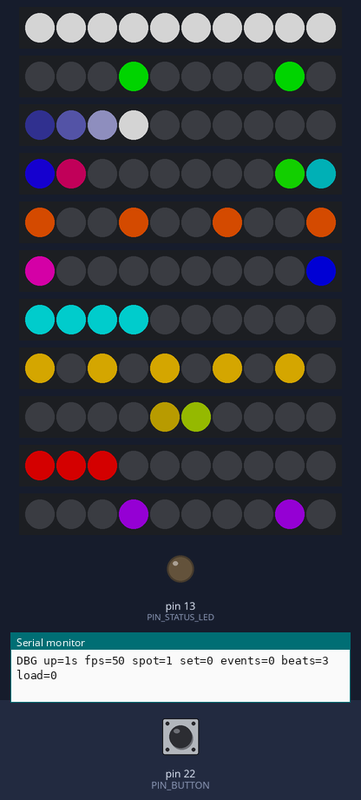
Simulated run of this sketch. Board: Arduino Mega 2560, built with avr-gcc and run on an emulated ATmega2560. Shown: 11 × 10 RGB LEDs in strip order, left to right, output pins drawn as LEDs (lit = HIGH), the last lines printed to the serial monitor. The inputs (shaded band) are chosen by the test bench; at power-on: pin 22 (PIN_BUTTON) HIGH. Dim RGB values are drawn brighter than linear.

Above: at 1.2 s.
1.3 s: pin 22 (PIN_BUTTON) pulled LOW for 0.15 s
At 1.48 s:
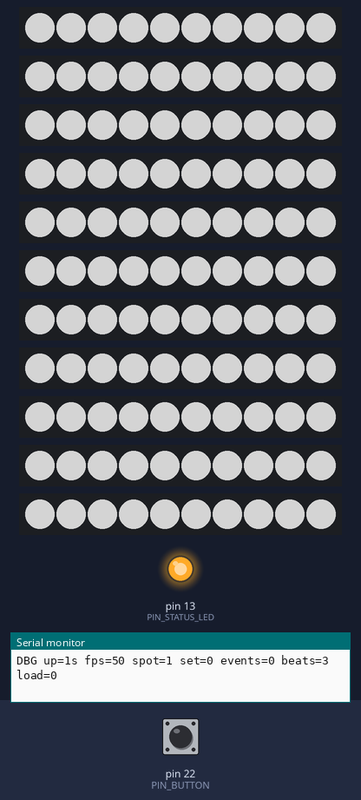
2.0 s: pin 22 (PIN_BUTTON) pulled LOW for 1 s
At 3.43 s:
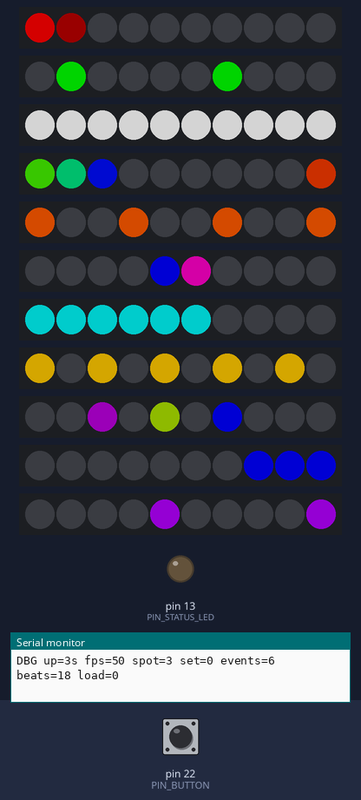
3.6 s: pin 22 (PIN_BUTTON) pulled LOW for 0.15 s
At 4.19 s:
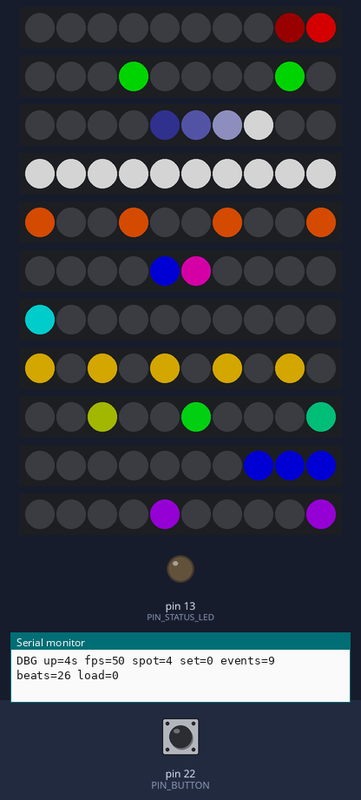
4.3 s: pin 22 (PIN_BUTTON) pulled LOW for 3.2 s
At 7.94 s:
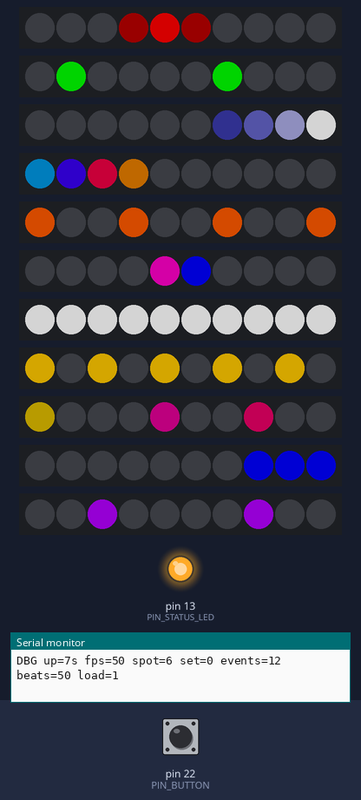
8.1 s: pin 22 (PIN_BUTTON) pulled LOW for 0.15 s
At 8.61 s:
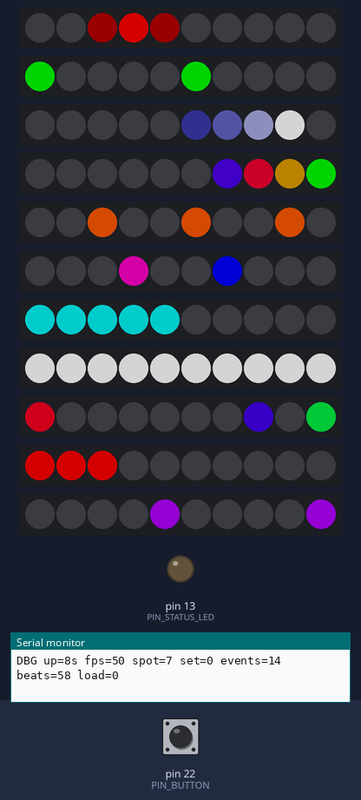
8.8 s: pin 22 (PIN_BUTTON) pulled LOW for 1 s
At 10.01 s:
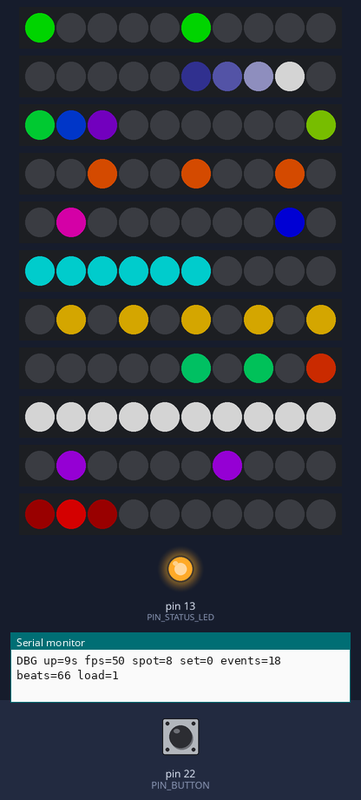
Timing chart, 0 to 13.4 s (numbered marks = the images above; inputs shaded):
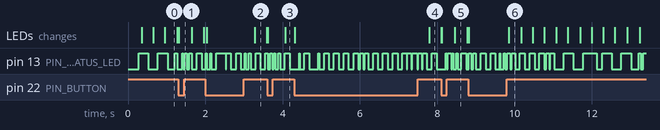

Measured:
- after the input at 1.3 s, the LEDs: change at once (image 1)
- after the input at 2.0 s, the LEDs: first change at once (image 2 shows a later state)
- after the input at 3.6 s, the LEDs: first change at once (image 3 shows a later state)
- after the input at 4.3 s, the LEDs: first change at once (image 4 shows a later state)
- after the input at 8.1 s, the LEDs: first change at once (image 5 shows a later state)
- after the input at 8.8 s, the LEDs: first change at once (image 6 shows a later state)

The sketch:

sketch.ino
```cpp
/*
 * Direct stick test - 11 Grove RGB LED sticks plugged UNMODIFIED into the Grove Base Shield
 *
 * Purpose: a proof of concept that the LED sticks work and that the Arduino Mega + Grove Base Shield,
 * fed from an external 5 V supply, can run all of them at the same time (see README.txt: the supply goes
 * to the Mega's 5V and GND pins, the shield 3V3/5V switch must be on 5 V). Nothing here has anything to do
 * with the casino sign itself.
 *
 * WHAT IT DOES: every stick shows a moving pattern ALL THE TIME, starting immediately at power-up
 * (no dark pause, no test phases). The Grove Base Shield for the Mega has 11 Grove connectors with a
 * data pin (D2..D8 and A0..A3), so up to 11 sticks are supported; set ACTIVE_STICKS to the number you have
 * (the sticks go in the connectors in the pin order below). Unused connectors do no harm.
 *   - Each stick runs one of 11 patterns (scanner / "Knight Rider", chase, comet, rainbow, theater chase,
 *     two bouncing dots, fill and empty, odd/even blink, sparkle, police lights, reverse runner).
 *   - SPOTLIGHT: one stick at a time (changing every SPOT_MS) lights ALL its 10 LEDs white. All other sticks
 *     show only a few LEDs, so the total load stays moderate. The spotlight walks from stick to stick.
 *   - PATTERN SHIFT: every SET_MS the patterns move one stick further, so every stick shows every pattern.
 *   - LOAD TEST: hold the push button on pin 22 (to GND): all LEDs of all sticks light white at
 *     MAX_BRIGHTNESS (the worst case; about 3.3 A at 128 with 11 sticks) until you let go.
 *
 * SIGN OF LIFE: the LED on pin 13 blinks all the time while the program runs (every HEARTBEAT_MS, twice as
 * fast while many state changes happen or the load test is on; it is shortly inverted when the spotlight
 * or the pattern set changes). Once per second (DEBUG_MS) the Serial Monitor (115200 baud, SERIAL_BAUD)
 * gets a line "DBG up=.. fps=.. spot=.. set=.. events=.. beats=.. load=..": uptime, frames per second,
 * spotlight stick, pattern set, state changes in the last second, LED toggles and load-test flag.
 * The values change from line to line. (With the USB cable unplugged, as the supply is on, there is no
 * Serial Monitor; the pin 13 LED is then the only sign of life.)
 *
 * Settings are at the top. Only built-in types are used in function signatures (Arduino's
 * automatic prototypes, see the main sketch).
 */

#include <Adafruit_NeoPixel.h>

// ============================== CONFIGURATION ==============================
constexpr uint8_t STICK_COUNT = 11;          // sticks the sketch knows (do not change)
constexpr uint8_t ACTIVE_STICKS = 11;        // sticks really connected, 1..STICK_COUNT, in the pin order below
constexpr uint8_t LEDS_PER_STICK = 10;
// Data pins = the yellow SIG wire of the sticks. These are the signal pins of the Grove connectors
// D2..D8 and A0..A3 of the Grove Base Shield (stick n is plugged into the n-th connector in this list).
constexpr uint8_t STICK_PINS[STICK_COUNT] = {2, 3, 4, 5, 6, 7, 8, A0, A1, A2, A3};
constexpr uint8_t PIN_BUTTON = 22;           // optional push button to GND (pin 22 on the Mega's long header)
constexpr uint8_t PIN_STATUS_LED = 13;       // debug LED: sign of life
constexpr uint32_t HEARTBEAT_MS = 250;       // LED toggle interval
constexpr uint32_t HEARTBEAT_FAST_MS = 125;  // LED toggle interval while many state changes happen
constexpr uint32_t INVERT_MS = 120;          // the LED is inverted this long after a state change
constexpr uint32_t SERIAL_BAUD = 115200;     // Serial Monitor speed (stated at the top of this file and printed at start)
constexpr uint32_t DEBUG_MS = 1000;          // interval of the "DBG" debug line
constexpr uint16_t COLOR_ORDER = NEO_GRB + NEO_KHZ800;   // WS2813: green-red-blue order, 800 kHz

constexpr uint8_t MAX_BRIGHTNESS = 128;      // 0..255. 255 = all LEDs full white (about 0.5 A per stick).
constexpr uint32_t FRAME_MS = 20;            // data refresh interval
constexpr uint32_t SPOT_MS = 1200;           // time the spotlight stays on one stick
constexpr uint32_t SET_MS = 9600;            // time until the patterns move one stick further (a multiple of SPOT_MS)
constexpr uint8_t PATTERN_COUNT = 11;
constexpr uint8_t ESTIMATE_MA_PER_CHANNEL = 20;   // guess for the Serial estimate: mA per colour channel at full brightness
// ===========================================================================

// One named object per stick (NeoPixel objects must not be copied) and a pointer array to loop over them.
Adafruit_NeoPixel stick1(LEDS_PER_STICK, STICK_PINS[0], COLOR_ORDER);
Adafruit_NeoPixel stick2(LEDS_PER_STICK, STICK_PINS[1], COLOR_ORDER);
Adafruit_NeoPixel stick3(LEDS_PER_STICK, STICK_PINS[2], COLOR_ORDER);
Adafruit_NeoPixel stick4(LEDS_PER_STICK, STICK_PINS[3], COLOR_ORDER);
Adafruit_NeoPixel stick5(LEDS_PER_STICK, STICK_PINS[4], COLOR_ORDER);
Adafruit_NeoPixel stick6(LEDS_PER_STICK, STICK_PINS[5], COLOR_ORDER);
Adafruit_NeoPixel stick7(LEDS_PER_STICK, STICK_PINS[6], COLOR_ORDER);
Adafruit_NeoPixel stick8(LEDS_PER_STICK, STICK_PINS[7], COLOR_ORDER);
Adafruit_NeoPixel stick9(LEDS_PER_STICK, STICK_PINS[8], COLOR_ORDER);
Adafruit_NeoPixel stick10(LEDS_PER_STICK, STICK_PINS[9], COLOR_ORDER);
Adafruit_NeoPixel stick11(LEDS_PER_STICK, STICK_PINS[10], COLOR_ORDER);
Adafruit_NeoPixel *const sticks[STICK_COUNT] = {&stick1, &stick2, &stick3, &stick4, &stick5, &stick6, &stick7, &stick8, &stick9, &stick10, &stick11};

unsigned long lastFrame = 0;
unsigned long lastBeat = 0;
bool beatOn = false;
unsigned long beatCount = 0;      // LED toggles since power-up (shown in the debug line)
unsigned long lastDebug = 0;
unsigned long frameCount = 0;     // frames drawn since the last debug line
unsigned long lastEventAt = 0;    // when the last state change happened
bool anyEvent = false;
unsigned int eventsNow = 0;       // state changes in the current second
unsigned int eventsPrev = 0;      // state changes in the second before
unsigned long eventWindowStart = 0;
unsigned long eventsShown = 0;    // total state changes (spotlight moves, pattern shifts, load test on/off)
uint8_t lastSpot = 255;
unsigned long lastSet = 0xFFFFFFFFUL;
bool lastLoad = false;
bool loadMode = false;

uint32_t estimateMilliamps(uint8_t brightness) {
  return (uint32_t)ACTIVE_STICKS * LEDS_PER_STICK * 3UL * ESTIMATE_MA_PER_CHANNEL * brightness / 255UL;
}

// Colour wheel: 0 = red, 85 = green, 170 = blue, back to red at 255.
uint32_t wheel(uint8_t pos) {
  if (pos < 85) return Adafruit_NeoPixel::Color(255 - pos * 3, pos * 3, 0);
  if (pos < 170) { pos -= 85; return Adafruit_NeoPixel::Color(0, 255 - pos * 3, pos * 3); }
  pos -= 170;
  return Adafruit_NeoPixel::Color(pos * 3, 0, 255 - pos * 3);
}

// Cheap deterministic "random" number for the sparkle pattern.
uint16_t scramble(unsigned long a, uint8_t b, uint8_t c) {
  uint32_t h = (uint32_t)a * 2654435761UL + b * 40503UL + c * 9973UL + 12345UL;
  h ^= h >> 15;
  h *= 2246822519UL;
  h ^= h >> 13;
  return (uint16_t)(h & 0xFFFF);
}

// Position of a dot that bounces 0,1,...,9,8,...,1,0,1... one step every stepMs.
uint8_t bouncePos(unsigned long t, uint16_t stepMs) {
  uint8_t s = (uint8_t)((t / stepMs) % 18);
  return s < 10 ? s : 18 - s;
}

void px(uint8_t stick, int pos, uint32_t colour) {   // sets one LED; positions outside the stick are ignored
  if (pos >= 0 && pos < LEDS_PER_STICK) sticks[stick]->setPixelColor(pos, colour);
}

void dim(uint8_t stick, int pos, uint8_t r, uint8_t g, uint8_t b) {
  px(stick, pos, Adafruit_NeoPixel::Color(r, g, b));
}

// The 11 patterns. Every pattern lights between 1 and 6 LEDs at any moment, and is a pure function of the time t.
void drawPattern(uint8_t stick, uint8_t pattern, unsigned long t) {
  switch (pattern) {
    case 0: {                                          // scanner ("Knight Rider"): red dot with a dim glow
      int p = bouncePos(t, 90);
      dim(stick, p - 1, 50, 0, 0);
      dim(stick, p + 1, 50, 0, 0);
      dim(stick, p, 255, 0, 0);
      break;
    }
    case 1: {                                          // chase: green runners, every 5th LED
      uint8_t s = (uint8_t)((t / 70) % 5);
      for (uint8_t i = 0; i < LEDS_PER_STICK; i++) if (i % 5 == s) dim(stick, i, 0, 255, 0);
      break;
    }
    case 2: {                                          // comet: white head with a fading tail, runs off the end
      int head = (int)((t / 60) % 12);
      dim(stick, head, 255, 255, 255);
      dim(stick, head - 1, 120, 120, 160);
      dim(stick, head - 2, 40, 40, 80);
      dim(stick, head - 3, 10, 10, 30);
      break;
    }
    case 3: {                                          // rainbow comet: 4 LEDs with a rolling colour
      uint8_t pos = (uint8_t)((t / 110) % LEDS_PER_STICK);
      for (uint8_t k = 0; k < 4; k++) px(stick, (pos + k) % LEDS_PER_STICK, wheel((uint8_t)(k * 50 + t / 12)));
      break;
    }
    case 4: {                                          // theater chase: every 3rd LED, orange
      uint8_t s = (uint8_t)((t / 150) % 3);
      for (uint8_t i = 0; i < LEDS_PER_STICK; i++) if (i % 3 == s) dim(stick, i, 255, 90, 0);
      break;
    }
    case 5: {                                          // two dots bouncing towards each other
      int p = bouncePos(t, 100);
      dim(stick, p, 0, 0, 255);
      dim(stick, 9 - p, 255, 0, 200);
      break;
    }
    case 6: {                                          // fill up to 6 LEDs and empty again, cyan
      uint8_t s = (uint8_t)((t / 120) % 11);
      uint8_t n = s < 6 ? s + 1 : 11 - s;
      for (uint8_t i = 0; i < n; i++) dim(stick, i, 0, 220, 220);
      break;
    }
    case 7: {                                          // odd / even LEDs blink in turn, yellow
      uint8_t s = (uint8_t)((t / 200) % 2);
      for (uint8_t i = 0; i < LEDS_PER_STICK; i++) if (i % 2 == s) dim(stick, i, 255, 200, 0);
      break;
    }
    case 8: {                                          // sparkle: 3 pseudo-random LEDs, new ones every 80 ms
      unsigned long step = t / 80;
      for (uint8_t k = 0; k < 3; k++) {
        uint16_t h = scramble(step, stick, k);
        px(stick, h % LEDS_PER_STICK, wheel((uint8_t)(h >> 8)));
      }
      break;
    }
    case 9: {                                          // police lights: 3 red LEDs at one end, 3 blue at the other, alternating
      if ((t / 150) % 2 == 0) { for (uint8_t i = 0; i < 3; i++) dim(stick, i, 255, 0, 0); }
      else { for (uint8_t i = 7; i < 10; i++) dim(stick, i, 0, 0, 255); }
      break;
    }
    default: {                                         // reverse runner: two purple LEDs running backwards
      int p = 9 - (int)((t / 80) % 10);
      dim(stick, p, 180, 0, 255);
      dim(stick, (p + 5) % LEDS_PER_STICK, 180, 0, 255);
      break;
    }
  }
}

uint8_t spotStick(unsigned long t) { return (uint8_t)((t / SPOT_MS) % ACTIVE_STICKS); }
unsigned long patternSet(unsigned long t) { return t / SET_MS; }
uint8_t patternFor(uint8_t stick, unsigned long t) { return (uint8_t)((stick + patternSet(t)) % PATTERN_COUNT); }

void noteEvent(unsigned long now) {
  lastEventAt = now;
  anyEvent = true;
  eventsNow++;
  eventsShown++;
}

// Draws and shows one frame (the whole picture is a function of the time t).
void drawFrame(unsigned long t) {
  const uint8_t spot = spotStick(t);
  const unsigned long set = patternSet(t);
  if (spot != lastSpot) { if (lastSpot != 255) noteEvent(t); lastSpot = spot; }
  if (set != lastSet) { if (lastSet != 0xFFFFFFFFUL) noteEvent(t); lastSet = set; }
  if (loadMode != lastLoad) { noteEvent(t); lastLoad = loadMode; }
  for (uint8_t s = 0; s < ACTIVE_STICKS; s++) {
    sticks[s]->clear();
    if (loadMode || s == spot) {
      for (uint8_t i = 0; i < LEDS_PER_STICK; i++) sticks[s]->setPixelColor(i, Adafruit_NeoPixel::Color(255, 255, 255));
    } else {
      drawPattern(s, patternFor(s, t), t);
    }
  }
  for (uint8_t s = 0; s < ACTIVE_STICKS; s++) sticks[s]->show();
  frameCount++;
}

// Prints the once-per-second debug line (uptime, fps and beats change every time).
void printDebug(unsigned long now) {
  Serial.print(F("DBG up="));
  Serial.print(now / 1000UL);
  Serial.print(F("s fps="));
  Serial.print(frameCount);
  Serial.print(F(" spot="));
  Serial.print((int)(spotStick(now) + 1));
  Serial.print(F(" set="));
  Serial.print(patternSet(now));
  Serial.print(F(" events="));
  Serial.print(eventsShown);
  Serial.print(F(" beats="));
  Serial.print(beatCount);
  Serial.print(F(" load="));
  Serial.println(loadMode ? 1 : 0);
}

void setup() {
  Serial.begin(SERIAL_BAUD);
  pinMode(PIN_BUTTON, INPUT_PULLUP);
  pinMode(PIN_STATUS_LED, OUTPUT);
  for (uint8_t s = 0; s < STICK_COUNT; s++) {
    sticks[s]->begin();
    sticks[s]->setBrightness(MAX_BRIGHTNESS);
    sticks[s]->clear();
    sticks[s]->show();
  }
  Serial.println(F("Direct stick test: LED sticks in the Grove shield, moving patterns (see the top of sketch.ino)."));
  Serial.print(F("Serial speed "));
  Serial.print(SERIAL_BAUD);
  Serial.println(F(" baud; a DBG line is printed every second."));
  Serial.print(F("Load test (button on pin 22 held): estimated "));
  Serial.print(estimateMilliamps(MAX_BRIGHTNESS));
  Serial.println(F(" mA (a guess, not a measurement)."));
  const unsigned long now = millis();
  lastFrame = now;
  lastBeat = now;
  lastDebug = now;
  eventWindowStart = now;
  drawFrame(now);                            // the patterns start at once, no dark pause
}

void loop() {
  const unsigned long now = millis();
  loadMode = (digitalRead(PIN_BUTTON) == LOW);
  if (now - eventWindowStart >= 1000) {      // sliding one-second window of state changes
    eventsPrev = eventsNow;
    eventsNow = 0;
    eventWindowStart = now;
  }
  if (now - lastDebug >= DEBUG_MS) {
    lastDebug = now;
    printDebug(now);
    frameCount = 0;
  }
  const bool busy = loadMode || (eventsNow + eventsPrev >= 2);
  const unsigned long beatMs = busy ? HEARTBEAT_FAST_MS : HEARTBEAT_MS;
  if (now - lastBeat >= beatMs) {            // sign of life: the LED blinks all the time, faster when busy
    lastBeat = now;
    beatOn = !beatOn;
    beatCount++;
  }
  const bool inverted = anyEvent && (now - lastEventAt < INVERT_MS);   // shortly inverted after a state change
  digitalWrite(PIN_STATUS_LED, (beatOn != inverted) ? HIGH : LOW);
  if (now - lastFrame >= FRAME_MS) {
    lastFrame = now;
    drawFrame(now);
  }
}
```
